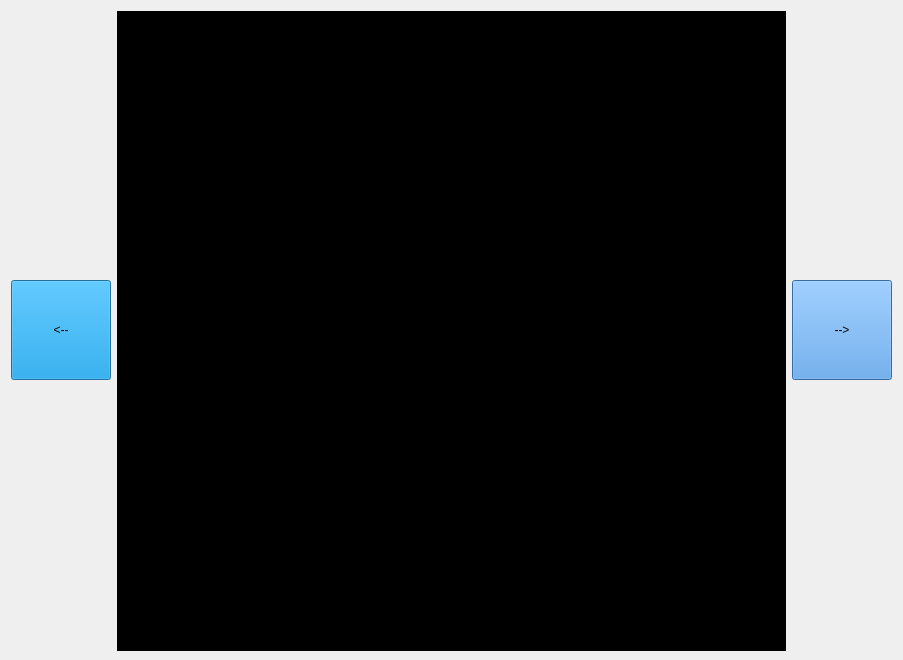
<?xml version="1.0" encoding="UTF-8"?>
<ui version="4.0">
 <class>Dialog</class>
 <widget class="QDialog" name="Dialog">
  <property name="geometry">
   <rect>
    <x>0</x>
    <y>0</y>
    <width>903</width>
    <height>660</height>
   </rect>
  </property>
  <property name="minimumSize">
   <size>
    <width>854</width>
    <height>660</height>
   </size>
  </property>
  <property name="windowTitle">
   <string>视图</string>
  </property>
  <layout class="QHBoxLayout" name="horizontalLayout_2">
   <item>
    <layout class="QHBoxLayout" name="horizontalLayout">
     <item>
      <widget class="QPushButton" name="pushButton">
       <property name="maximumSize">
        <size>
         <width>100</width>
         <height>100</height>
        </size>
       </property>
       <property name="styleSheet">
        <string notr="true">font: 20pt &quot;黑体&quot;;
background-color: rgb(0, 148, 222)</string>
       </property>
       <property name="text">
        <string>&lt;--</string>
       </property>
      </widget>
     </item>
     <item>
      <widget class="QLabel" name="label">
       <property name="minimumSize">
        <size>
         <width>640</width>
         <height>640</height>
        </size>
       </property>
       <property name="styleSheet">
        <string notr="true">background-color: rgb(0, 0, 0)</string>
       </property>
       <property name="text">
        <string/>
       </property>
       <property name="alignment">
        <set>Qt::AlignCenter</set>
       </property>
      </widget>
     </item>
     <item>
      <widget class="QPushButton" name="pushButton_2">
       <property name="minimumSize">
        <size>
         <width>100</width>
         <height>100</height>
        </size>
       </property>
       <property name="maximumSize">
        <size>
         <width>100</width>
         <height>100</height>
        </size>
       </property>
       <property name="styleSheet">
        <string notr="true">font: 20pt &quot;黑体&quot;;
background-color: rgb(75, 150, 225)</string>
       </property>
       <property name="text">
        <string>--&gt;</string>
       </property>
      </widget>
     </item>
    </layout>
   </item>
  </layout>
 </widget>
 <resources/>
 <connections/>
</ui>
